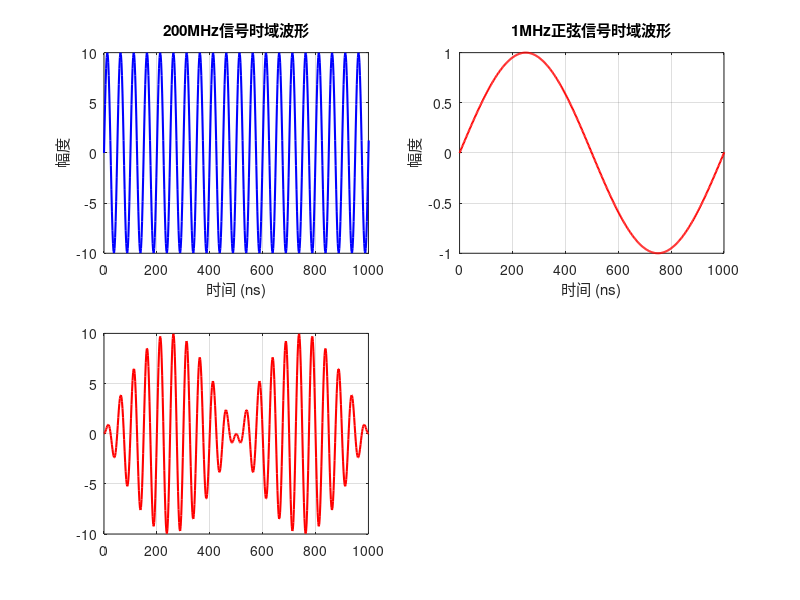

This figure's MATLAB source: (Note: this script raises an error after producing the figure.)
clc; clear; close all;
%% MATLAB脚本：500MHz采样率下对20MHz和1MHz信号采样1000个点

% 参数设置
fs = 500e6;           % 采样率：500 MHz
N = 1000;             % 采样点数
t = (0:N-1)/fs;       % 时间向量

% 信号1：20MHz信号（假设为正弦波）
f1 = 20e6;           % 信号频率：200 MHz
signal1 = 10*sin(2*pi*f1*t);

% 信号2：1MHz正弦信号
f2 = 1e6;             % 信号频率：1 MHz
signal2 = sin(2*pi*f2*t);

signal3 = signal1 .* signal2;

% 创建图形窗口
figure('Position', [100, 100, 1200, 800]);

% 绘制第一个信号
subplot(2,2,1);
plot(t*1e9, signal1, 'b-', 'LineWidth', 1.5);
xlabel('时间 (ns)');
ylabel('幅度');
title('200MHz信号时域波形');
grid on;
xlim([0, 1000]);  % 显示前50ns

subplot(2,2,2);
plot(t*1e9, signal2, 'r-', 'LineWidth', 1.5);
xlabel('时间 (ns)');
ylabel('幅度');
title('1MHz正弦信号时域波形');
grid on;
xlim([0, 1000]);  % 显示前500ns

% 频域分析
subplot(2,2,3);
plot(t*1e9, signal3, 'r-', 'LineWidth', 1.5);
grid on;
xlim([0, 1000]);  % 显示前500ns

% subplot(2,2,4);
% signal2_fft = fftshift(fft(signal2));
% plot(f/1e6, abs(signal2_fft), 'r-', 'LineWidth', 1.5);
% xlabel('频率 (MHz)');
% ylabel('幅度');
% title('1MHz信号频谱');
% grid on;
% xlim([-10, 10]);

% 添加总标题
sgtitle('500MHz采样率下信号采样分析', 'FontSize', 14, 'FontWeight', 'bold');

% 显示采样信息
fprintf('采样参数：\n');
fprintf('采样率: %.2f MHz\n', fs/1e6);
fprintf('采样点数: %d 点\n', N);
fprintf('时间分辨率: %.2f ns\n', 1/fs*1e9);
fprintf('总采样时间: %.2f us\n', N/fs*1e6);
fprintf('\n信号参数：\n');
fprintf('信号1频率: %.2f MHz\n', f1/1e6);
fprintf('信号2频率: %.2f MHz\n', f2/1e6);
